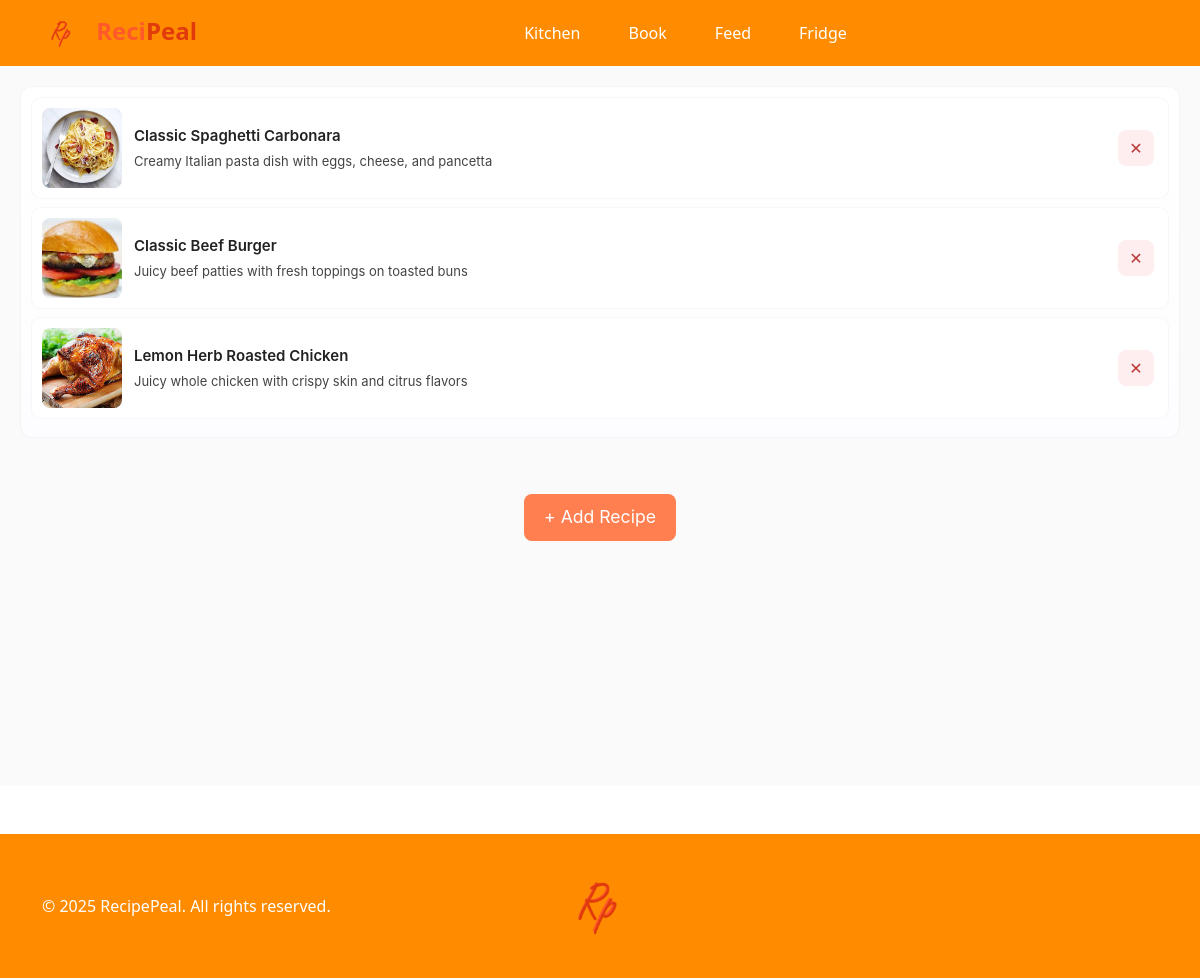
/book/, run on the app's committed database.
### tables this page shows
CREATE TABLE recipes (
    id INTEGER PRIMARY KEY AUTOINCREMENT,
    user_id INTEGER,
    title TEXT NOT NULL,
    description TEXT,
    image TEXT,
    instructions TEXT,
    preparation_time INTEGER,
    servings INTEGER,
    created_at DATETIME DEFAULT CURRENT_TIMESTAMP,
    FOREIGN KEY (user_id) REFERENCES users(id)
);

### app/routes/book.py (the view)
@book_bp.route('/')
def book_page():
    db = get_db()
    cur = db.execute("SELECT id, title, description, image FROM recipes WHERE user_id=?", (TEST_USER_ID,))
    recipes = [dict(r) for r in cur.fetchall()]
    return render_template('book.html', recipes=recipes)

### app/routes/book.py (called while the page is built)
def get_db():
    db_path = current_app.config['DATABASE']
    conn = getattr(g, '_database', None)
    if conn is None:
        conn = g._database = sqlite3.connect(db_path)
        conn.row_factory = sqlite3.Row
    return conn

@book_bp.teardown_request
def close_conn(exc):
    conn = getattr(g, '_database', None)
    if conn is not None:
        conn.close()

### app/templates/book.html (shortened to what this page needs)
{% extends "base.html" %}
{% block content %}
<div class="book-page">
  <div class="book-page__body">
    <div class="book-page__main" role="main">
      <div class="book-page__table" id="bookTable" aria-live="polite">
        {% for recipe in recipes %}
        <div class="book-page__row">
          <a href="{{ url_for('recipe.recipe_page', recipe_id=recipe.id) }}">
            <img class="book-page__img"
                 src="{{ url_for('static', filename='images/' ~ (recipe.image or 'default_recipe.jpg')) }}"
                 alt="{{ recipe.title }}">
          </a>
          <div class="book-page__info">
            <div class="book-page__title">{{ recipe.title }}</div>
            <div class="book-page__desc">{{ recipe.description or '' }}</div>
          </div>
          <button class="book-page__delete" data-id="{{ recipe.id }}">✕</button>
        </div>
        {% else %}
        <div class="book-page__empty">No recipes yet.</div>
        {% endfor %}
      </div>
      <a href="{{ url_for('recipe.create_recipe_page') }}" class="book-page__create-btn">+ Add Recipe      </a>
    </div>
  </div>
</div>
{% endblock %}

### app/templates/base.html (shortened to what this page needs)
<!DOCTYPE html>
<html lang="en">
<head>
    <link href="https://cdn.jsdelivr.net/npm/bootstrap@5.1.3/dist/css/bootstrap.min.css" rel="stylesheet">
    <link rel="stylesheet" href="{{ url_for('static', filename='css/style.css') }}">
    <link rel="stylesheet" href="{{ url_for('static', filename='css/fridge.css') }}">
    <link rel="stylesheet" href="{{ url_for('static', filename='css/recipe.css') }}">
    <link rel="stylesheet" href="{{ url_for('static', filename='css/create_recipe.css') }}">
    <link rel="stylesheet" href="{{ url_for('static', filename='css/feed.css') }}">
    <link rel="stylesheet" href="{{ url_for('static', filename='css/book.css') }}">
</head>
<body>
    <header class="header">
        <nav class="navbar navbar-expand-lg navbar-light bg-orange">
            <div class="container">
                <a class="navbar-brand" href="{{ url_for('feed.feed_page') }}">
    <img src="{{ url_for('static', filename='images/logo.png') }}" alt="ReciPeal Logo" class="logo-img">
    <span class="logo-text">
        <span class="logo-reci">Reci</span><span class="logo-peal">Peal</span>
    </span>
</a>
                <div class="navbar-collapse">
                    <ul class="navbar-nav mx-auto">
                        <li class="nav-item">
                            <a class="nav-link" href="{{ url_for('recipe.create_recipe_page') }}">Kitchen</a>
                        </li>
                        <li class="nav-item">
                            <a class="nav-link" href="{{ url_for('book.book_page') }}">Book</a>
                        </li>
                                                <li class="nav-item">
                            <a class="nav-link" href="{{ url_for('feed.feed_page') }}">Feed</a>
                        </li>
                        <li class="nav-item">
                            <a class="nav-link" href="{{ url_for('main.fridge') }}">Fridge</a>
                        </li>
                    </ul>
                </div>
            </div>
        </nav>
    </header>
    <main class="main-content">
        {% block content %}{% endblock %}
    </main>
    <footer class="footer bg-orange">
        <div class="container">
            <div class="row align-items-center">
                <div class="col-md-4 text-center text-md-start">
                    <span class="text-white">&copy; 2025 RecipePeal. All rights reserved.</span>
                </div>
                <div class="col-md-4 text-center">
    <div class="footer-logo">
        <img src="{{ url_for('static', filename='images/logo.png') }}" alt="ReciPeal Logo" class="logo-img">
    </div>
</div>
            </div>
        </div>
    </footer>
</body>
</html>

### app/static/css/style.css (style rules this page uses)
:root { --primary-orange: #FF8C00; --dark-orange: #FF6B00; --light-orange: #FFA500; --yellow: #FFD700; --white: #FFFFFF; --light-gray: #F8F9FA; --dark-gray: #333333; }
.bg-orange { background-color: var(--primary-orange) !important; }
.navbar-brand { font-weight: bold; font-size: 1.5rem; color: var(--white) !important; }
.navbar-brand img.logo-img { height: 40px; width: auto; margin-right: 0.5rem; vertical-align: middle; }
.footer-logo img.logo-img { height: 80px; width: auto; display: inline-block; margin: 0 auto; }
.logo-text { font-weight: bold; font-size: 1.5rem; }
.logo-reci { color: #FF592B; }
.logo-peal { color: #E13B0D; }
.navbar-nav .nav-link { color: var(--white) !important; font-weight: 500; margin: 0 1rem; }
.footer { padding: 2rem 0; margin-top: 3rem; }

### app/static/css/book.css (style rules this page uses)
.book-page { width: 100%; min-height: calc(100vh - 80px); padding: 1.25rem; background: #fafafa; font-family: -apple-system, BlinkMacSystemFont, "Segoe UI", Roboto; color: #222; }
.book-page__create-btn { display: block; margin: 40px auto; padding: 10px 20px; font-size: 1.1rem; border: none; border-radius: 8px; background-color: #ff7f50; color: #fff; cursor: pointer; transition: background-color 0.2s ease; text-decoration: none; }
.book-page__body { display: flex; gap: 1rem; align-items: flex-start; }
.book-page__main { flex: 1 1 auto; display: flex; flex-direction: column; gap: 1rem; min-height: 400px; }
.book-page__table { padding: 10px; border-radius: 12px; background: linear-gradient(180deg, #fff, #fdfdff); border: 1px solid rgba(16, 22, 26, 0.04); }
.book-page__row { display: grid; grid-template-columns: 80px 1fr 40px; gap: 12px; align-items: center; padding: 10px; background: #fff; border-radius: 10px; border: 1px solid rgba(16, 22, 26, 0.03); margin-bottom: 8px; }
.book-page__img { width: 80px; height: 80px; object-fit: cover; border-radius: 8px; }
.book-page__info { display: flex; flex-direction: column; gap: 4px; }
.book-page__title { font-weight: 600; font-size: 15px; }
.book-page__desc { font-size: 13px; color: #444; }
.book-page__delete { width: 36px; height: 36px; border-radius: 8px; border: none; background: #ffeeef; color: #b83a3a; cursor: pointer; }

### data on the page
recipes: image (picture), title "Classic Spaghetti Carbonara", description "Creamy Italian pasta dish with eggs, cheese, and pancetta"
recipes: image (picture), title "Classic Beef Burger", description "Juicy beef patties with fresh toppings on toasted buns"
recipes: image (picture), title "Lemon Herb Roasted Chicken", description "Juicy whole chicken with crispy skin and citrus flavors"
